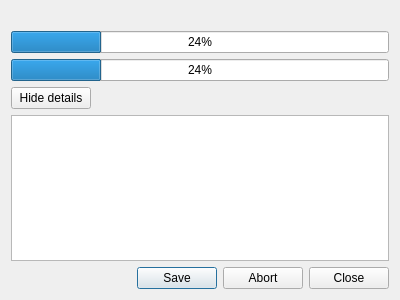
<?xml version="1.0" encoding="UTF-8"?>
<ui version="4.0">
 <class>Qync::ProcessDialogue</class>
 <widget class="QDialog" name="Qync::ProcessDialogue">
  <property name="geometry">
   <rect>
    <x>0</x>
    <y>0</y>
    <width>400</width>
    <height>300</height>
   </rect>
  </property>
  <property name="minimumSize">
   <size>
    <width>400</width>
    <height>300</height>
   </size>
  </property>
  <property name="windowTitle">
   <string>Dialog</string>
  </property>
  <layout class="QVBoxLayout" name="verticalLayout">
   <item>
    <widget class="QLabel" name="itemName">
     <property name="text">
      <string/>
     </property>
    </widget>
   </item>
   <item>
    <widget class="QProgressBar" name="itemProgress">
     <property name="value">
      <number>24</number>
     </property>
    </widget>
   </item>
   <item>
    <widget class="QProgressBar" name="overallProgress">
     <property name="value">
      <number>24</number>
     </property>
    </widget>
   </item>
   <item>
    <layout class="QHBoxLayout" name="horizontalLayout">
     <item>
      <widget class="QPushButton" name="detailsButton">
       <property name="text">
        <string>Hide details</string>
       </property>
       <property name="icon">
        <iconset theme="arrow-up">
         <normaloff>.</normaloff>.</iconset>
       </property>
      </widget>
     </item>
     <item>
      <spacer name="horizontalSpacer">
       <property name="orientation">
        <enum>Qt::Horizontal</enum>
       </property>
       <property name="sizeHint" stdset="0">
        <size>
         <width>40</width>
         <height>20</height>
        </size>
       </property>
      </spacer>
     </item>
    </layout>
   </item>
   <item>
    <widget class="QPlainTextEdit" name="details"/>
   </item>
   <item>
    <widget class="QDialogButtonBox" name="controls">
     <property name="orientation">
      <enum>Qt::Horizontal</enum>
     </property>
     <property name="standardButtons">
      <set>QDialogButtonBox::Abort|QDialogButtonBox::Close|QDialogButtonBox::Save</set>
     </property>
    </widget>
   </item>
  </layout>
 </widget>
 <resources/>
 <connections>
  <connection>
   <sender>controls</sender>
   <signal>accepted()</signal>
   <receiver>Qync::ProcessDialogue</receiver>
   <slot>accept()</slot>
   <hints>
    <hint type="sourcelabel">
     <x>248</x>
     <y>254</y>
    </hint>
    <hint type="destinationlabel">
     <x>157</x>
     <y>274</y>
    </hint>
   </hints>
  </connection>
  <connection>
   <sender>controls</sender>
   <signal>rejected()</signal>
   <receiver>Qync::ProcessDialogue</receiver>
   <slot>reject()</slot>
   <hints>
    <hint type="sourcelabel">
     <x>316</x>
     <y>260</y>
    </hint>
    <hint type="destinationlabel">
     <x>286</x>
     <y>274</y>
    </hint>
   </hints>
  </connection>
 </connections>
</ui>
